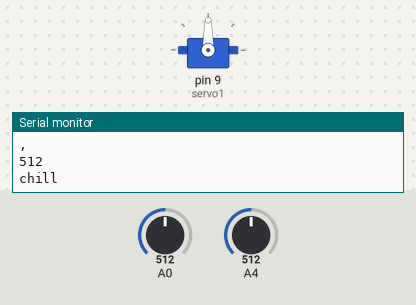
Recording of a sketch running on a simulated Arduino Uno, built with avr-gcc and run on an emulated ATmega328P. Shown: servo, the last lines printed to the serial monitor. The inputs (shaded band) are chosen by the test bench; at power-on: A0 = 512, A4 = 512.

Above: at 1.2 s.
1.3 s: A0 set to 523
2.8 s: A0 set to 543
At 2.97 s:
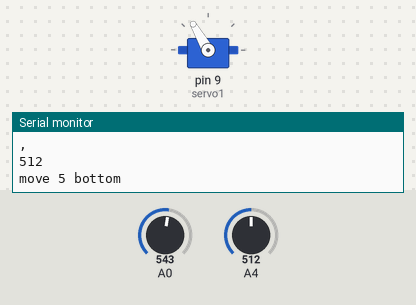
At 4.4 s:
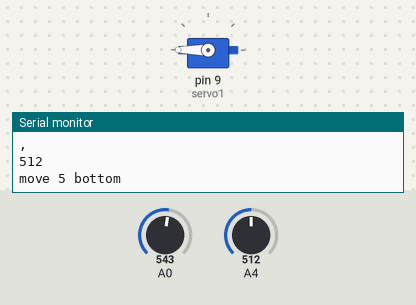
5.8 s: A4 set to 551
7.3 s: A4 set to 577
At 8.8 s:
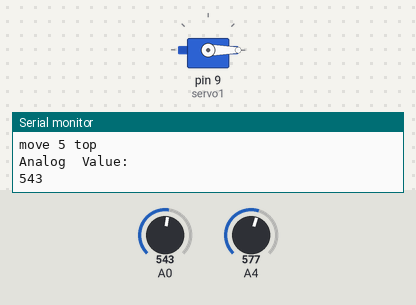
10.3 s: A4 set to 530
11.8 s: A4 set to 505
At 12.26 s:
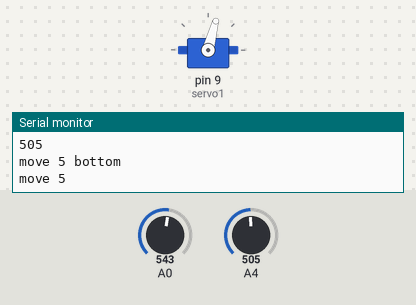
Timing chart, 0 to 14.8 s (numbered marks = the images above; inputs shaded):
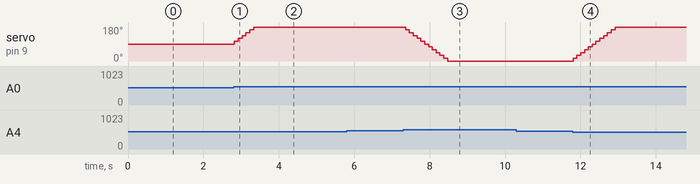

Measured:
- the behaviour switches between 532 and 533 on A0 (found by bisection; images 0 and 1)
- the behaviour switches between 563 and 564 on A4 (found by bisection; images 2 and 3)
- the behaviour switches between 523 and 522 on A4 (found by bisection; images 3 and 4)
- after the input at 2.8 s, servo on pin 9 (servo1): moves from 90° to 180° over 0.51 s, starting at once
- after the input at 7.3 s, servo on pin 9 (servo1): moves from 180° to 0° over 1.1 s, starting after 0.06 s
- after the input at 11.8 s, servo on pin 9 (servo1): moves from 0° to 180° over 1.1 s, starting at once

The sketch:

photoresistor.ino
```cpp
#include <Servo.h>

//setting baseline + attaching + recording
Servo servo1;
int currentAngle = 90;
const int MOVE_ANGLE =15;

void setup() {
    servo1.attach(9);
    Serial.begin(9600);

}

//loops indefinetly so it's always checking for the side with the most amount of light
void loop() {
   //captures values of the photoresistors
    int topValue = analogRead(A0);
    int bottomValue = analogRead(A4);
   //debug prints to compare
    Serial.println("Analog  Value: ");
    Serial.println(topValue);
    Serial.println(", ");
    Serial.println(bottomValue);

    //moving towards the bottom photoresistors side if detect more light
    if (bottomValue - topValue > 20){
        Serial.println("move 5 top");
        if(currentAngle - MOVE_ANGLE >= 0){
          Serial.println("move 5 ");
          currentAngle = currentAngle - MOVE_ANGLE;
          Serial.println(currentAngle);
          servo1.write(currentAngle); }

    //moving towards the bottom photoresistors side if detect more light
    } else if (topValue - bottomValue > 20) {
        Serial.println("move 5 bottom");
        if(currentAngle + MOVE_ANGLE <= 180){
          Serial.println("move 5 ");
          currentAngle = currentAngle + MOVE_ANGLE;
          Serial.println(currentAngle);
          servo1.write(currentAngle);}
    }
     //servo can take a chill pill....for now....
    else {
         Serial.println("chill");
    }
    delay(100);
}
```
